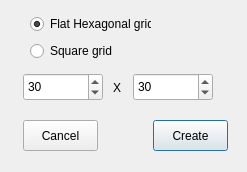
<?xml version="1.0" encoding="UTF-8"?>
<ui version="4.0">
 <class>window</class>
 <widget class="QDialog" name="window">
  <property name="geometry">
   <rect>
    <x>0</x>
    <y>0</y>
    <width>247</width>
    <height>172</height>
   </rect>
  </property>
  <property name="minimumSize">
   <size>
    <width>247</width>
    <height>172</height>
   </size>
  </property>
  <property name="maximumSize">
   <size>
    <width>247</width>
    <height>172</height>
   </size>
  </property>
  <property name="windowTitle">
   <string>New Grid</string>
  </property>
  <widget class="QRadioButton" name="opt_square">
   <property name="geometry">
    <rect>
     <x>30</x>
     <y>37</y>
     <width>119</width>
     <height>28</height>
    </rect>
   </property>
   <property name="minimumSize">
    <size>
     <width>0</width>
     <height>28</height>
    </size>
   </property>
   <property name="maximumSize">
    <size>
     <width>140</width>
     <height>28</height>
    </size>
   </property>
   <property name="text">
    <string>Square grid</string>
   </property>
  </widget>
  <widget class="QSpinBox" name="spb_width">
   <property name="geometry">
    <rect>
     <x>23</x>
     <y>73</y>
     <width>80</width>
     <height>28</height>
    </rect>
   </property>
   <property name="minimumSize">
    <size>
     <width>38</width>
     <height>28</height>
    </size>
   </property>
   <property name="maximumSize">
    <size>
     <width>80</width>
     <height>28</height>
    </size>
   </property>
   <property name="minimum">
    <number>1</number>
   </property>
   <property name="maximum">
    <number>999</number>
   </property>
   <property name="value">
    <number>30</number>
   </property>
  </widget>
  <widget class="QPushButton" name="btn_create">
   <property name="geometry">
    <rect>
     <x>153</x>
     <y>120</y>
     <width>75</width>
     <height>31</height>
    </rect>
   </property>
   <property name="text">
    <string>Create</string>
   </property>
   <property name="autoDefault">
    <bool>true</bool>
   </property>
  </widget>
  <widget class="QPushButton" name="btn_cancel">
   <property name="geometry">
    <rect>
     <x>23</x>
     <y>120</y>
     <width>75</width>
     <height>31</height>
    </rect>
   </property>
   <property name="text">
    <string>Cancel</string>
   </property>
   <property name="autoDefault">
    <bool>false</bool>
   </property>
  </widget>
  <widget class="QSpinBox" name="spb_height">
   <property name="geometry">
    <rect>
     <x>133</x>
     <y>73</y>
     <width>80</width>
     <height>28</height>
    </rect>
   </property>
   <property name="minimumSize">
    <size>
     <width>38</width>
     <height>28</height>
    </size>
   </property>
   <property name="maximumSize">
    <size>
     <width>80</width>
     <height>28</height>
    </size>
   </property>
   <property name="minimum">
    <number>1</number>
   </property>
   <property name="maximum">
    <number>999</number>
   </property>
   <property name="value">
    <number>30</number>
   </property>
  </widget>
  <widget class="QLabel" name="label_2">
   <property name="geometry">
    <rect>
     <x>113</x>
     <y>70</y>
     <width>10</width>
     <height>35</height>
    </rect>
   </property>
   <property name="minimumSize">
    <size>
     <width>10</width>
     <height>0</height>
    </size>
   </property>
   <property name="maximumSize">
    <size>
     <width>10</width>
     <height>16777215</height>
    </size>
   </property>
   <property name="text">
    <string>X</string>
   </property>
  </widget>
  <widget class="QRadioButton" name="opt_hex">
   <property name="geometry">
    <rect>
     <x>30</x>
     <y>10</y>
     <width>121</width>
     <height>28</height>
    </rect>
   </property>
   <property name="minimumSize">
    <size>
     <width>0</width>
     <height>28</height>
    </size>
   </property>
   <property name="maximumSize">
    <size>
     <width>140</width>
     <height>28</height>
    </size>
   </property>
   <property name="text">
    <string>Flat Hexagonal grid</string>
   </property>
   <property name="checked">
    <bool>true</bool>
   </property>
  </widget>
 </widget>
 <resources/>
 <connections/>
</ui>
